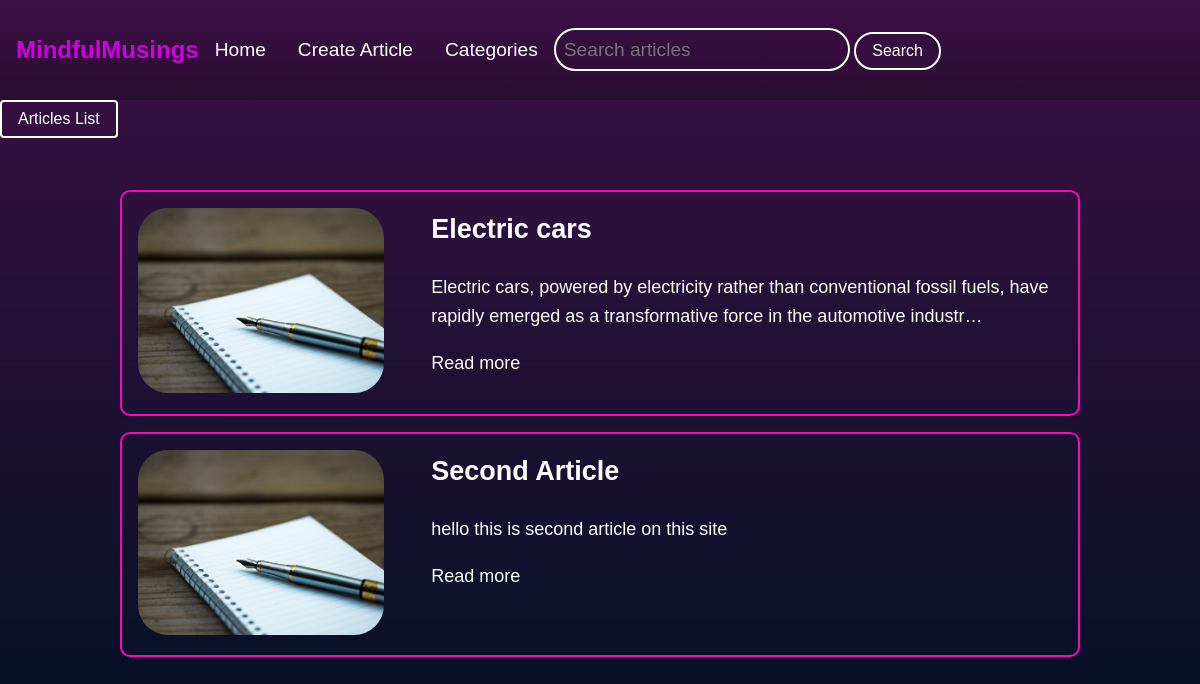
The page / on the database its author committed.
### blog/models.py (models this page shows, shortened)
class Article(models.Model):
    image = models.ImageField(null=True, default= "Featured_image.jpg")
    title = models.CharField(max_length=200)
    content = models.TextField()
    author = models.ForeignKey(User, on_delete=models.CASCADE)
    category = models.ManyToManyField(Categories)
    tag = models.ManyToManyField(Tag)
    likes = models.ManyToManyField(User, related_name='liked_articles', blank=True )
    created_at = models.DateTimeField(auto_now_add=True)
    updated_at = models.DateTimeField(auto_now=True)
    is_published = models.BooleanField(default=False)

### blog/views.py (the view)
# urls.py: path('', home_view, name='home'),
def home_view(request):
    categories = Categories.objects.all()
    q = request.GET.get('q') if request.GET.get('q') != None else ''
    articles = Article.objects.filter(
        Q(title__icontains=q)|
        Q(category__name__icontains=q)|
        Q(tag__hashtag__icontains=q)
    )
    ctx = {
        'articles':articles,
        'categories':categories
    }
    return render(request,'blog/home.html', ctx)

### blog/templates/blog/home.html (shortened to what this page needs)
{% extends 'base.html' %}
{% block content %}
   <div class="like-buttons">
        <button id="listbutton" type="button">Articles List</button>
    </div>
    <div class="container">
        {% for article in articles %}
            <div class="article">
                <div class="article-image">
                    <img src="{{ article.image.url }}" alt="{{ article.title }}">
                </div>
                <div class="article-content">
                    <h2>{{ article.title }}</h2>
                    <p>{{ article.content|truncatechars:150 }}</p>
                    <a href="{% url 'article-detail' article.id %}">Read more</a>
                </div>
            </div>
        {% endfor %}
{% endblock content %}

### templates/base.html (shortened to what this page needs)
{% load static %}
<!DOCTYPE html>
<html lang="en">
<head>
    <link rel="stylesheet" href="{% static 'css/styles.css' %}">
</head>
<body>
    <header>
        <nav>
            <h1>MindfulMusings</h1>
            <ul>
                <li><a href="{% url 'home' %}">Home</a></li>
                <li><a href="{% url 'new-article' %}">Create Article</a></li>
                <li class="dropdown">
                    <a href="#">Categories</a>
                </li>
            </ul>
            <div class="search-form">
                <form action="#" method="get">
                    <input type="text" name="q" placeholder="Search articles">
                        <button type="submit">Search</button>
                </form>
            </div>
        </nav>
    </header>
    <main>
        {% block content %}{% endblock content %}
    </main>
</body>
</html>

### static/css/styles.css (style rules this page uses)
body { font-family: Arial, sans-serif; margin: 0; padding: 0; background: linear-gradient(#3c1045, #061125); }
header { background: linear-gradient(#3c1045, #0000003d); color: #d000e1; text-align: center; padding: 1rem; }
header h1 { color: #d000e1; }
nav { display: flex; align-items: center; }
nav ul { list-style-type: none; display: flex; justify-content: left; padding: 0; margin: 0; }
nav li { padding: 1rem; }
nav a { text-decoration: none; font-size: larger; color: white; }
.dropdown { position: relative; }
.search-form button { background-color: #331040; border: 2px solid white; color: white; border-radius: 26px; padding: 8px 16px; cursor: pointer; font-size: 16px; margin-right: 10px; }
.search-form input { width: 23vw; height: 23px; border-radius: 26px; padding: 8px; border: 2px solid rgb(255, 255, 255); background: #06112500; color: white; font-family: sans-serif; font-size: larger; }
.search-form { margin-right: 2rem; }
.container { max-width: 960px; margin: 0 auto; padding: 2rem; }
.article { color: white; border: 2px solid #fe06c0; border-radius: 10px; margin-bottom: 1rem; padding: 1rem; box-shadow: 0px 2px 4px rgba(24, 18, 59, 0.1); display: flex; align-items: flex-start; }
.article a { color: white; }
.article-image { flex: 0 0 30%; margin-right: 1rem; }
.article-image img { height: 185px; border-radius: 30px; }
.article-content { flex: 1; }
.article-content a { text-decoration: none; }
.article h2 { margin-top: 0; }
.article-content { font-size: 18px; margin-bottom: 20px; line-height: 1.6; }
.like-buttons { margin-bottom: 20px; }
.like-buttons button { background-color: #331040; border: 2px solid white; color: white; border-radius: 4px; padding: 8px 16px; cursor: pointer; font-size: 16px; margin-right: 10px; }

### rows shown on the page
Article: image (picture), title "Electric cars", content "Electric cars, powered by electricity rather than conventional fossil fuels, have rapidly emerged as a transformative force in the automotive industr…"
Article: image (picture), title "Second Article", content "hello this is second article on this site"
